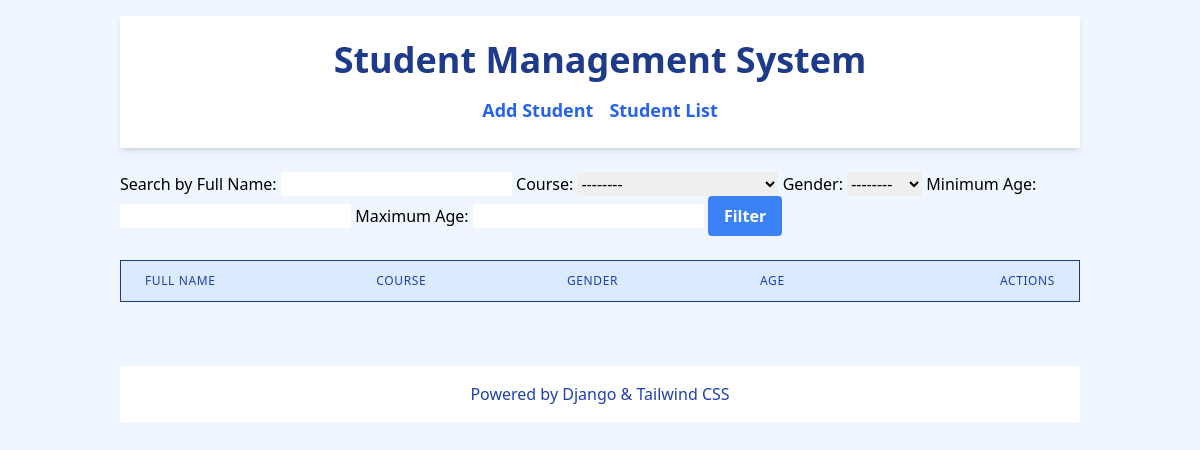
The app's page /, older data.
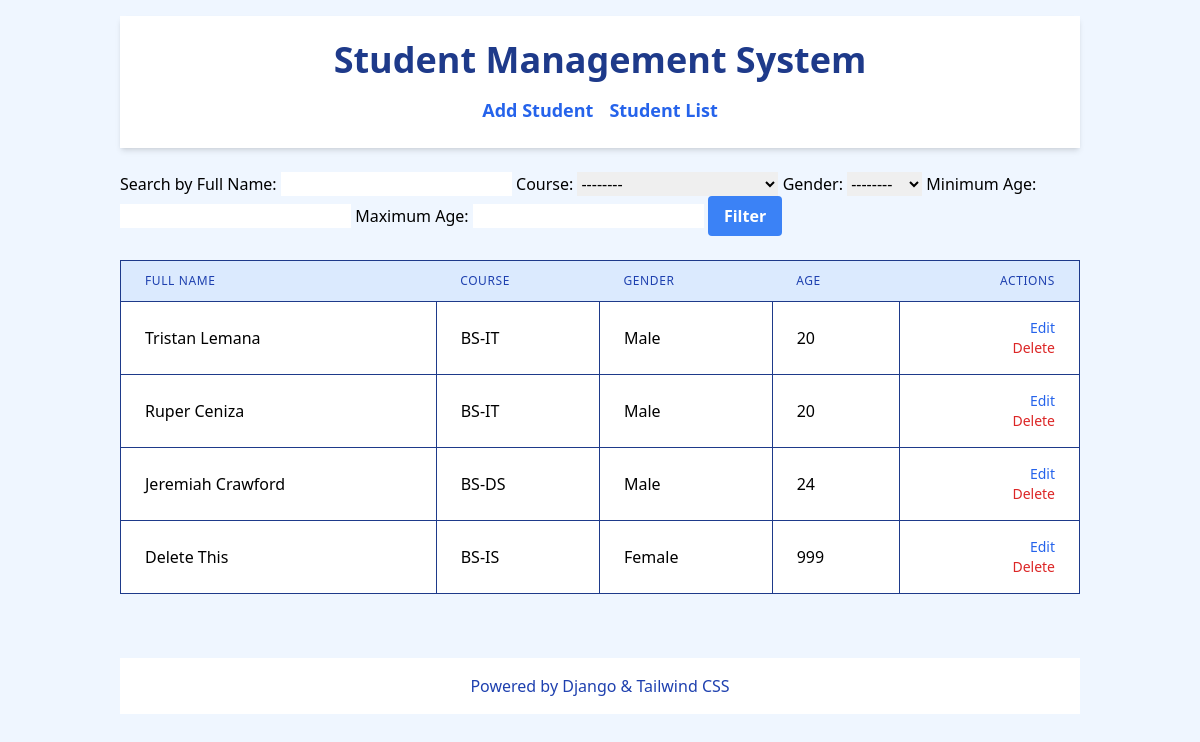
The same page, newer data.
### students/models.py (models this page shows, shortened)
class Student(models.Model):
    first_name = models.CharField(max_length=100)
    last_name = models.CharField(max_length=100)
    course = models.CharField(max_length=50, choices=[
        ('BS-CS', 'BS-CS'),
        ('BS-DS', 'BS-DS'),
        ('BS-IT', 'BS-IT'),
        ('BS-IS', 'BS-IS')
    ])
    gender = models.CharField(max_length=6, choices=[
        ('Male', 'Male'),
        ('Female', 'Female')
    ])
    age = models.IntegerField()

### students/views.py (the view)
# urls.py: path('', views.student_list, name='student_list'),
def student_list(request):
    if request.method == 'GET':
        form = FilterForm(request.GET)
        if form.is_valid():
            full_name = form.cleaned_data['full_name']
            course = form.cleaned_data['course']
            gender = form.cleaned_data['gender']
            age_min = form.cleaned_data['age_min']
            age_max = form.cleaned_data['age_max']
            students = Student.objects.all()
            if full_name:
                students = students.filter(first_name__icontains=full_name) | students.filter(last_name__icontains=full_name)
            if course:
                students = students.filter(course=course)
            if gender:
                students = students.filter(gender=gender)
            if age_min is not None:
                students = students.filter(age__gte=age_min)
            if age_max is not None:
                students = students.filter(age__lte=age_max)
    else:
        form = FilterForm()
        students = Student.objects.all()
    return render(request, 'students/student_list.html', {'form': form, 'students': students})

### students/forms.py
class FilterForm(forms.Form):
    full_name = forms.CharField(required=False, label='Search by Full Name')
    course = forms.ChoiceField(choices=[
        ('', '--------'),
        ('BS-CS', 'Computer Science'),
        ('BS-DS', 'Data Science'),
        ('BS-IT', 'Information Technology'),
        ('BS-IS', 'Information Systems')
    ], required=False)
    gender = forms.ChoiceField(choices=[
        ('', '--------'),
        ('Male', 'Male'),
        ('Female', 'Female')
    ], required=False)
    age_min = forms.IntegerField(required=False, label='Minimum Age')
    age_max = forms.IntegerField(required=False, label='Maximum Age')

### students/templates/students/student_list.html (shortened to what the changed rows need)
<!DOCTYPE html>
<html lang="en">
<head>
    <script src="https://cdn.tailwindcss.com"></script>
</head>
<body class="bg-blue-50 font-poppins">
    <div class="container mx-auto px-8 py-4">
        <header class="py-6 mb-6 shadow-md bg-white">
            <h1 class="text-4xl font-bold text-center text-blue-900">Student Management System</h1>
        </header>
        {% block content %}
        <div class="py-6">
            <div class="overflow-x-auto">
                <table class="min-w-full divide-y divide-blue-900 border border-blue-900 shadow-sm">
                    <thead class="bg-blue-100">
                        <tr>
                            <th scope="col" class="px-6 py-3 text-left text-xs font-medium text-blue-800 uppercase tracking-wider border-b border-blue-900">Full Name</th>
                            <th scope="col" class="px-6 py-3 text-left text-xs font-medium text-blue-800 uppercase tracking-wider border-b border-blue-900">Course</th>
                            <th scope="col" class="px-6 py-3 text-left text-xs font-medium text-blue-800 uppercase tracking-wider border-b border-blue-900">Gender</th>
                            <th scope="col" class="px-6 py-3 text-left text-xs font-medium text-blue-800 uppercase tracking-wider border-b border-blue-900">Age</th>
                            <th scope="col" class="px-6 py-3 text-right text-xs font-medium text-blue-800 uppercase tracking-wider border-b border-blue-900">Actions</th>
                        </tr>
                    </thead>
                    <tbody class="bg-white divide-y divide-blue-900">
                        {% for student in students %}
                        <tr class="hover:bg-blue-50">
                            <td class="px-6 py-4 whitespace-nowrap border border-blue-900">
                                <span class="view-mode">{{ student.first_name }} {{ student.last_name }}</span>
                            </td>
                            <td class="px-6 py-4 whitespace-nowrap border border-blue-900">
                                <span class="view-mode">{{ student.course }}</span>
                            </td>
                            <td class="px-6 py-4 whitespace-nowrap border border-blue-900">
                                <span class="view-mode">{{ student.gender }}</span>
                            </td>
                            <td class="px-6 py-4 whitespace-nowrap border border-blue-900">
                                <span class="view-mode">{{ student.age }}</span>
                            </td>
                            <td class="px-6 py-4 whitespace-nowrap text-right text-sm font-medium border border-blue-900">
                                <form method="post" action="{% url 'update_student' student.id %}">
                                    <a href="#" class="edit-toggle text-blue-600 hover:text-blue-800">Edit</a>
                                </form>
                                <form method="post" action="{% url 'delete_student' student.id %}" style="display:inline;">
                                    <button type="submit" class="text-red-600 hover:text-red-800 ml-4">Delete</button>
                                </form>
                            </td>
                        </tr>
                        {% endfor %}
                    </tbody>
                </table>
            </div>
        </div>
        {% endblock %}
    </div>
</body>
</html>

Row changes from the older to the newer data that the page shows:
added Student: first_name "Tristan", last_name "Lemana", course "BS-IT", gender "Male", age "20"
added Student: first_name "Ruper", last_name "Ceniza", course "BS-IT", gender "Male", age "20"
added Student: first_name "Jeremiah", last_name "Crawford", course "BS-DS", gender "Male", age "24"
added Student: first_name "Delete", last_name "This", course "BS-IS", gender "Female", age "999"
